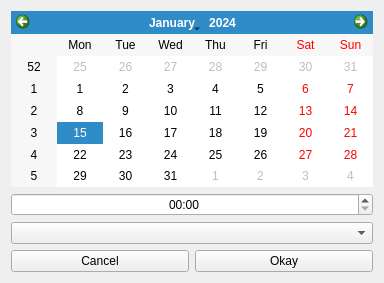
<?xml version="1.0" encoding="UTF-8"?>
<ui version="4.0">
 <class>addAlarmDialog</class>
 <widget class="QWidget" name="addAlarmDialog">
  <property name="geometry">
   <rect>
    <x>0</x>
    <y>0</y>
    <width>384</width>
    <height>283</height>
   </rect>
  </property>
  <property name="windowTitle">
   <string>Form</string>
  </property>
  <layout class="QGridLayout" name="gridLayout">
   <item row="3" column="0">
    <widget class="QPushButton" name="cancelButton">
     <property name="text">
      <string>Cancel</string>
     </property>
    </widget>
   </item>
   <item row="1" column="0" colspan="2">
    <widget class="QTimeEdit" name="timeEdit">
     <property name="alignment">
      <set>Qt::AlignCenter</set>
     </property>
     <property name="displayFormat">
      <string>hh:mm</string>
     </property>
    </widget>
   </item>
   <item row="2" column="0" colspan="2">
    <widget class="QComboBox" name="comboBox"/>
   </item>
   <item row="3" column="1">
    <widget class="QPushButton" name="okayButton">
     <property name="text">
      <string>Okay</string>
     </property>
    </widget>
   </item>
   <item row="0" column="0" colspan="2">
    <widget class="QCalendarWidget" name="calendarWidget"/>
   </item>
  </layout>
 </widget>
 <resources/>
 <connections/>
</ui>
